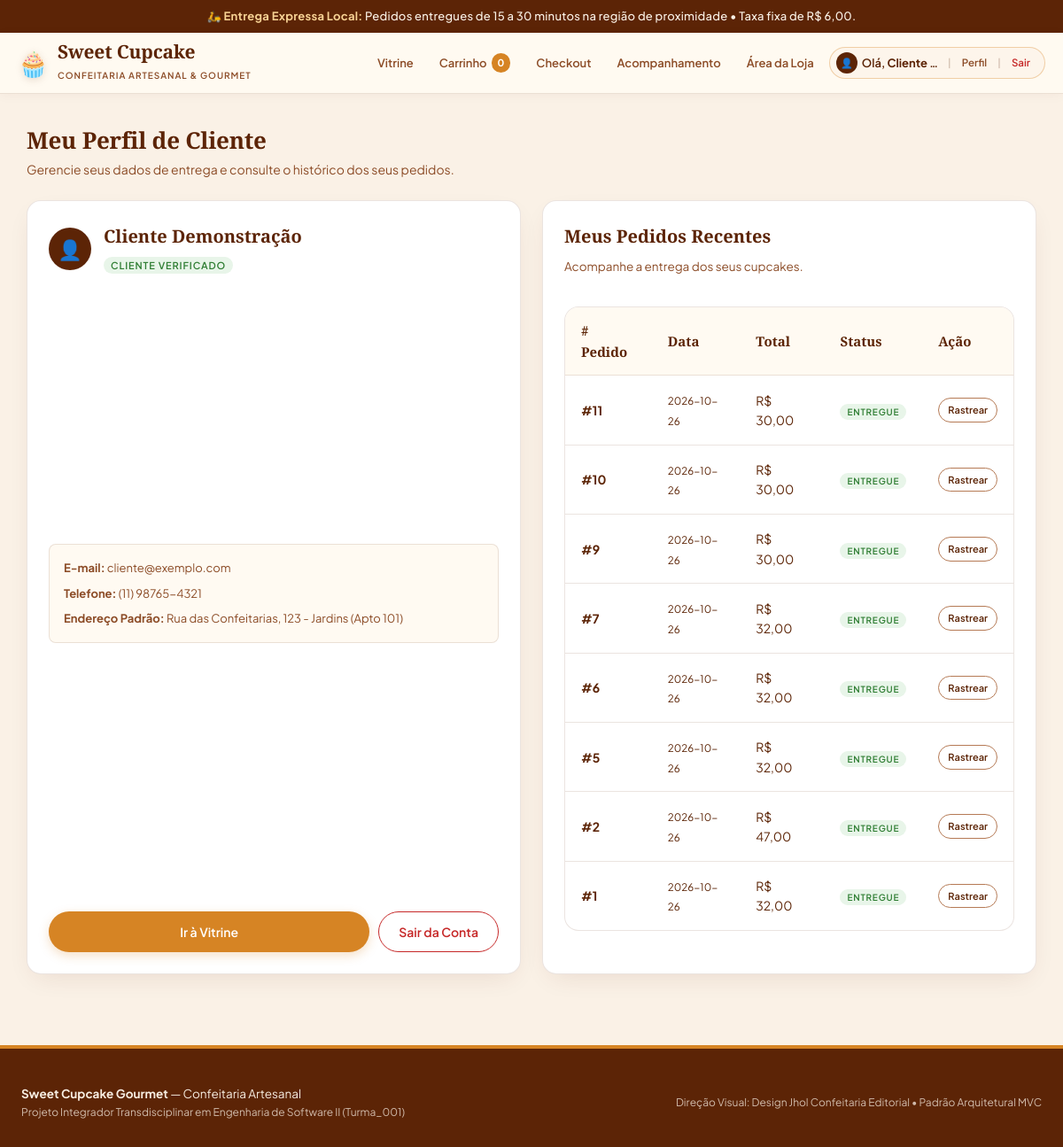
The page /conta (signed in) on the database its author committed.
### tables this page shows
CREATE TABLE clientes (
    id INTEGER PRIMARY KEY AUTOINCREMENT,
    nome VARCHAR(100) NOT NULL,
    email VARCHAR(120) NOT NULL UNIQUE,
    senha_hash VARCHAR(255) NOT NULL,
    telefone VARCHAR(20),
    endereco_padrao VARCHAR(255),
    criado_em DATETIME DEFAULT CURRENT_TIMESTAMP
);

CREATE TABLE pedidos (
    id INTEGER PRIMARY KEY AUTOINCREMENT,
    cliente_id INTEGER NOT NULL,
    data_pedido DATETIME DEFAULT CURRENT_TIMESTAMP,
    valor_produtos DECIMAL(10, 2) NOT NULL CHECK (valor_produtos >= 0),
    taxa_entrega DECIMAL(10, 2) NOT NULL DEFAULT 6.00 CHECK (taxa_entrega >= 0),
    valor_total DECIMAL(10, 2) NOT NULL CHECK (valor_total > 0),
    forma_pagamento VARCHAR(20) NOT NULL CHECK (forma_pagamento IN ('PIX', 'CARTAO_CREDITO')),
    status_pagamento VARCHAR(20) NOT NULL DEFAULT 'PENDENTE' CHECK (status_pagamento IN ('PENDENTE', 'CONFIRMADO', 'RECUSADO')),
    status_entrega VARCHAR(20) NOT NULL DEFAULT 'RECEBIDO' CHECK (status_entrega IN ('RECEBIDO', 'PREPARANDO', 'EM_ROTA', 'ENTREGUE')),
    endereco_entrega VARCHAR(255) NOT NULL,
    prazo_estimado VARCHAR(30) DEFAULT '15 a 30 minutos',
    observacoes TEXT,
    FOREIGN KEY (cliente_id) REFERENCES clientes(id) ON DELETE RESTRICT
);

### controllers/routes.py (the view)
@routes_bp.route('/conta')
def conta():
    cliente_id = session.get('cliente_id')
    cliente = None
    pedidos = []
    if cliente_id:
        cliente = database.buscar_cliente_por_id(cliente_id)
        pedidos = database.listar_pedidos_cliente(cliente_id)
    return render_template('conta.html', cliente=cliente, pedidos=pedidos)

### models/database.py (called while the page is built)
def get_db_connection() -> sqlite3.Connection:
    conn = sqlite3.connect(DB_FILE)
    conn.execute("PRAGMA foreign_keys = ON;")
    conn.row_factory = sqlite3.Row
    return conn

def buscar_cliente_por_id(cliente_id: int) -> Optional[Dict[str, Any]]:
    conn = get_db_connection()
    cursor = conn.cursor()
    cursor.execute("SELECT id, nome, email, telefone, endereco_padrao FROM clientes WHERE id = ?;", (cliente_id,))
    row = cursor.fetchone()
    conn.close()
    return dict(row) if row else None

def listar_pedidos_cliente(cliente_id: int) -> List[Dict[str, Any]]:
    conn = get_db_connection()
    cursor = conn.cursor()
    cursor.execute(
        """
        SELECT * FROM pedidos
        WHERE cliente_id = ?
        ORDER BY id DESC;
        """,
        (cliente_id,)
    )
    rows = cursor.fetchall()
    conn.close()
    return [dict(r) for r in rows]

### templates/conta.html (shortened to what this page needs)
{% extends "base.html" %}
{% block content %}
{% if cliente %}
  <div class="section-title">
    <h2>Meu Perfil de Cliente</h2>
    <p>Gerencie seus dados de entrega e consulte o histórico dos seus pedidos.</p>
  </div>
  <div style="display: grid; grid-template-columns: repeat(auto-fit, minmax(320px, 1fr)); gap: 24px;">
    <div class="card-cupcake">
      <div style="display: flex; align-items: center; gap: 14px; margin-bottom: 20px;">
        <div class="user-avatar-circle" style="width: 48px; height: 48px; font-size: 22px;">👤</div>
        <div>
          <h3 style="margin-bottom: 2px;">{{ cliente.nome }}</h3>
          <span class="stock-tag" style="background:#e8f5e9; color:#2e7d32;">Cliente Verificado</span>
        </div>
      </div>
      <div style="background: var(--bg-surface); padding: 16px; border-radius: var(--radius-sm); border: 1px solid var(--borda); margin-bottom: 20px;">
        <p style="font-size: 13px; color: var(--marrom-medio); margin-bottom: 8px;">
          <strong>E-mail:</strong> {{ cliente.email }}
        </p>
        <p style="font-size: 13px; color: var(--marrom-medio); margin-bottom: 8px;">
          <strong>Telefone:</strong> {{ cliente.telefone or 'Não informado' }}
        </p>
        <p style="font-size: 13px; color: var(--marrom-medio);">
          <strong>Endereço Padrão:</strong> {{ cliente.endereco_padrao or 'Não informado' }}
        </p>
      </div>
      <div style="display: flex; gap: 10px;">
        <a href="{{ url_for('routes.index') }}" class="btn btn-mel" style="flex: 1;">Ir à Vitrine</a>
        <a href="{{ url_for('routes.logout') }}" class="btn btn-outline" style="color: var(--alerta-erro); border-color: var(--alerta-erro);">Sair da Conta</a>
      </div>
    </div>
    <div class="card-cupcake">
      <h3>Meus Pedidos Recentes</h3>
      <p class="card-desc">Acompanhe a entrega dos seus cupcakes.</p>
      {% if not pedidos %}
        <div class="alert-box alert-info" style="margin-top: 14px;">
          Você ainda não realizou nenhum pedido com esta conta.
        </div>
      {% else %}
        <div class="table-container" style="box-shadow: none; margin-top: 14px;">
          <table>
            <thead>
              <tr>
                <th># Pedido</th>
                <th>Data</th>
                <th>Total</th>
                <th>Status</th>
                <th>Ação</th>
              </tr>
            </thead>
            <tbody>
              {% for p in pedidos %}
              <tr>
                <td><strong>#{{ p.id }}</strong></td>
                <td><small>{{ p.data_pedido.split()[0] if p.data_pedido else 'Hoje' }}</small></td>
                <td>R$ {{ "%.2f"|format(p.valor_total)|replace('.', ',') }}</td>
                <td>
                  {% if p.status_entrega == 'RECEBIDO' %}
                    <span class="stock-tag" style="background:#e3f2fd; color:#1565c0; font-size:10px;">Recebido</span>
                  {% elif p.status_entrega == 'PREPARANDO' %}
                    <span class="stock-tag" style="background:#fff3e0; color:#e65100; font-size:10px;">Preparando</span>
                  {% elif p.status_entrega == 'EM_ROTA' %}
                    <span class="stock-tag" style="background:#f3e5f5; color:#7b1fa2; font-size:10px;">Em Rota</span>
                  {% else %}
                    <span class="stock-tag" style="background:#e8f5e9; color:#2e7d32; font-size:10px;">Entregue</span>
                  {% endif %}
                </td>
                <td>
                  <a href="{{ url_for('routes.rastreio', id=p.id) }}" class="btn btn-outline" style="padding: 4px 10px; font-size: 11px;">Rastrear</a>
                </td>
              </tr>
              {% endfor %}
            </tbody>
          </table>
        </div>
      {% endif %}
    </div>
  </div>
{% endif %}
{% endblock %}

### static/css/style.css (style rules this page uses)
:root { --bg-base: #faf1e6; --bg-surface: #fffaf2; --bg-card: #ffffff; --chocolate: #5c2406; --chocolate-dark: #3f1702; --chocolate-light: #7a350c; --mel: #d68424; --mel-hover: #bd701a; --marrom-medio: #8c4c27; --marrom-suave: #b57a55; --borda: rgba(92, 36, 6, 0.12); --borda-foco: #d68424; --sombra-card: 0 10px 30px -10px rgba(92, 36, 6, 0.12); --sombra-hover: 0 16px 40px -12px rgba(92, 36, 6, 0.20); --sucesso: #2e7d32; --sucesso-bg: #edf7ed; --alerta-erro: #c62828; --alerta-bg: #fde8e8; --radius-sm: 8px; --radius-md: 16px; --radius-lg: 24px; --radius-pill: 100px; --transicao: all 0.25s cubic-bezier(0.22, 0.61, 0.36, 1); }
* { box-sizing: border-box; margin: 0; padding: 0; }
body { font-family: 'Plus Jakarta Sans', -apple-system, BlinkMacSystemFont, "Segoe UI", Roboto, sans-serif; background-color: var(--bg-base); color: var(--chocolate); line-height: 1.6; -webkit-font-smoothing: antialiased; }
.section-title { margin-bottom: 24px; }
.section-title h2 { font-family: 'Playfair Display', Georgia, serif; font-size: 26px; color: var(--chocolate); font-weight: 700; letter-spacing: -0.01em; }
.section-title p { color: var(--marrom-medio); font-size: 14px; }
.card-cupcake { background: var(--bg-card); border: 1px solid var(--borda); border-radius: var(--radius-md); padding: 24px; box-shadow: var(--sombra-card); display: flex; flex-direction: column; justify-content: space-between; transition: var(--transicao); }
.card-cupcake h3 { font-family: 'Playfair Display', Georgia, serif; font-size: 20px; font-weight: 700; color: var(--chocolate); margin-bottom: 8px; }
.card-desc { font-size: 13.5px; color: var(--marrom-medio); line-height: 1.55; margin-bottom: 20px; flex-grow: 1; }
.stock-tag { font-size: 11px; font-weight: 600; text-transform: uppercase; letter-spacing: 0.08em; color: var(--sucesso); background: var(--sucesso-bg); padding: 3px 8px; border-radius: var(--radius-pill); }
.btn { font-family: 'Plus Jakarta Sans', sans-serif; font-size: 14px; font-weight: 600; padding: 11px 22px; border-radius: var(--radius-pill); border: none; cursor: pointer; display: inline-flex; align-items: center; justify-content: center; gap: 8px; transition: var(--transicao); text-decoration: none; }
.btn-mel { background: var(--mel); color: white; box-shadow: 0 4px 12px rgba(214, 132, 36, 0.25); }
.btn-outline { background: transparent; border: 1px solid var(--marrom-suave); color: var(--chocolate); }
.table-container { background: var(--bg-card); border: 1px solid var(--borda); border-radius: var(--radius-md); overflow: hidden; box-shadow: var(--sombra-card); margin-bottom: 24px; }
table { width: 100%; border-collapse: collapse; text-align: left; }
th { background: var(--bg-surface); color: var(--chocolate); font-family: 'Playfair Display', Georgia, serif; font-weight: 600; font-size: 15px; padding: 14px 18px; border-bottom: 1px solid var(--borda); }
td { padding: 16px 18px; border-bottom: 1px solid var(--borda); font-size: 14px; color: var(--chocolate); }
tr:last-child td { border-bottom: none; }
.user-avatar-circle { width: 24px; height: 24px; background: var(--chocolate); color: var(--bg-surface); border-radius: 50%; display: inline-flex; align-items: center; justify-content: center; font-size: 11px; }

### rows shown on the page
clientes: nome "Cliente Demonstração", email "cliente@exemplo.com", telefone "(11) 98765-4321", endereco_padrao "Rua das Confeitarias, 123 - Jardins (Apto 101)"
pedidos: id "11", data_pedido "2026-10-26", valor_total "30,00", status_entrega "ENTREGUE"
pedidos: id "10", data_pedido "2026-10-26", valor_total "30,00", status_entrega "ENTREGUE"
pedidos: id "9", data_pedido "2026-10-26", valor_total "30,00", status_entrega "ENTREGUE"
pedidos: id "7", data_pedido "2026-10-26", valor_total "32,00", status_entrega "ENTREGUE"
pedidos: id "6", data_pedido "2026-10-26", valor_total "32,00", status_entrega "ENTREGUE"
pedidos: id "5", data_pedido "2026-10-26", valor_total "32,00", status_entrega "ENTREGUE"
pedidos: id "2", data_pedido "2026-10-26", valor_total "47,00", status_entrega "ENTREGUE"
pedidos: id "1", data_pedido "2026-10-26", valor_total "32,00", status_entrega "ENTREGUE"

### other values the page prints
{{ session.get('carrinho_qtd', 0) }} "0"
{{ session.get('cliente_nome') }} "Cliente…"
